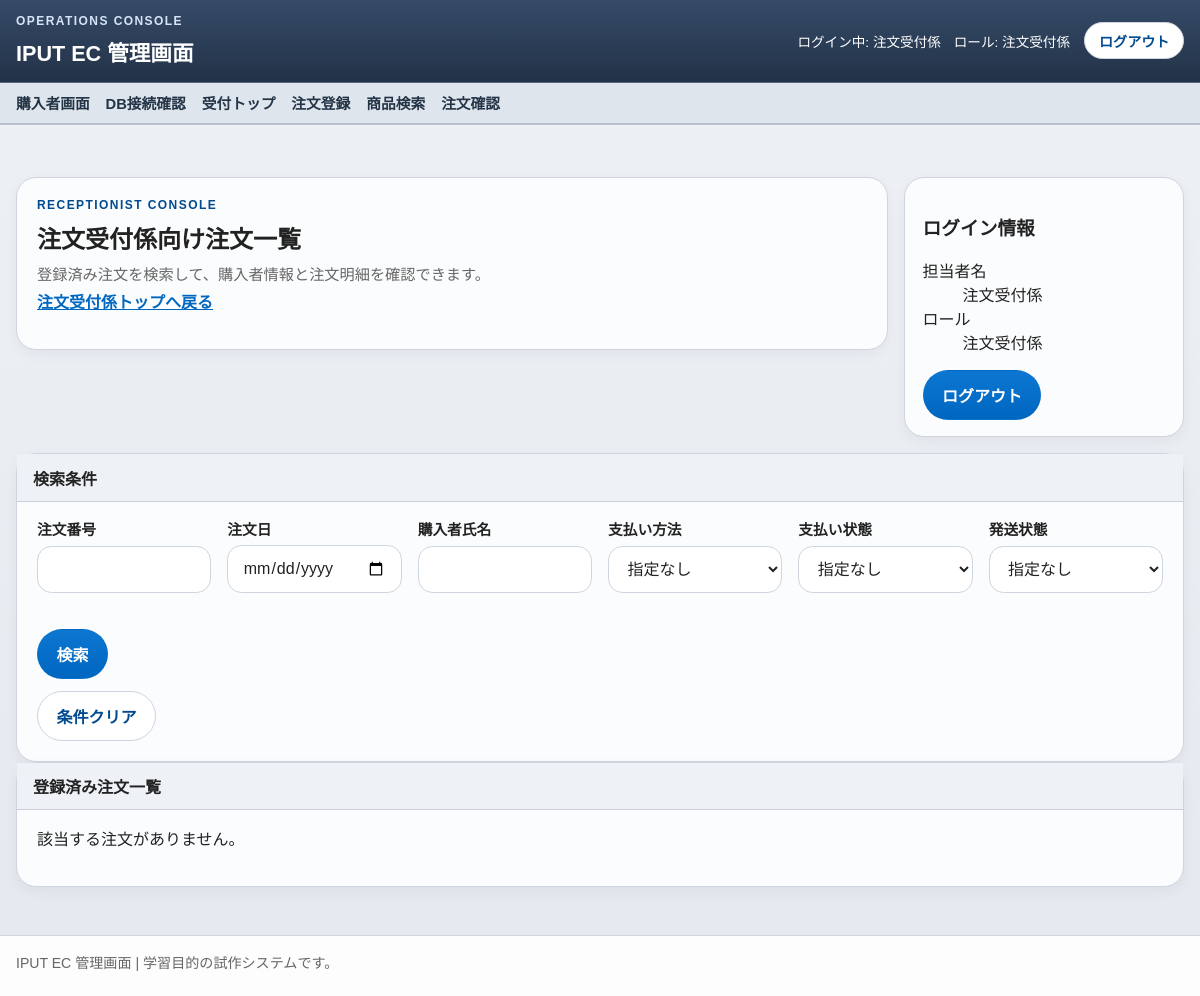
Page /staff/receptionist/orders (signed in) on the earlier database version.
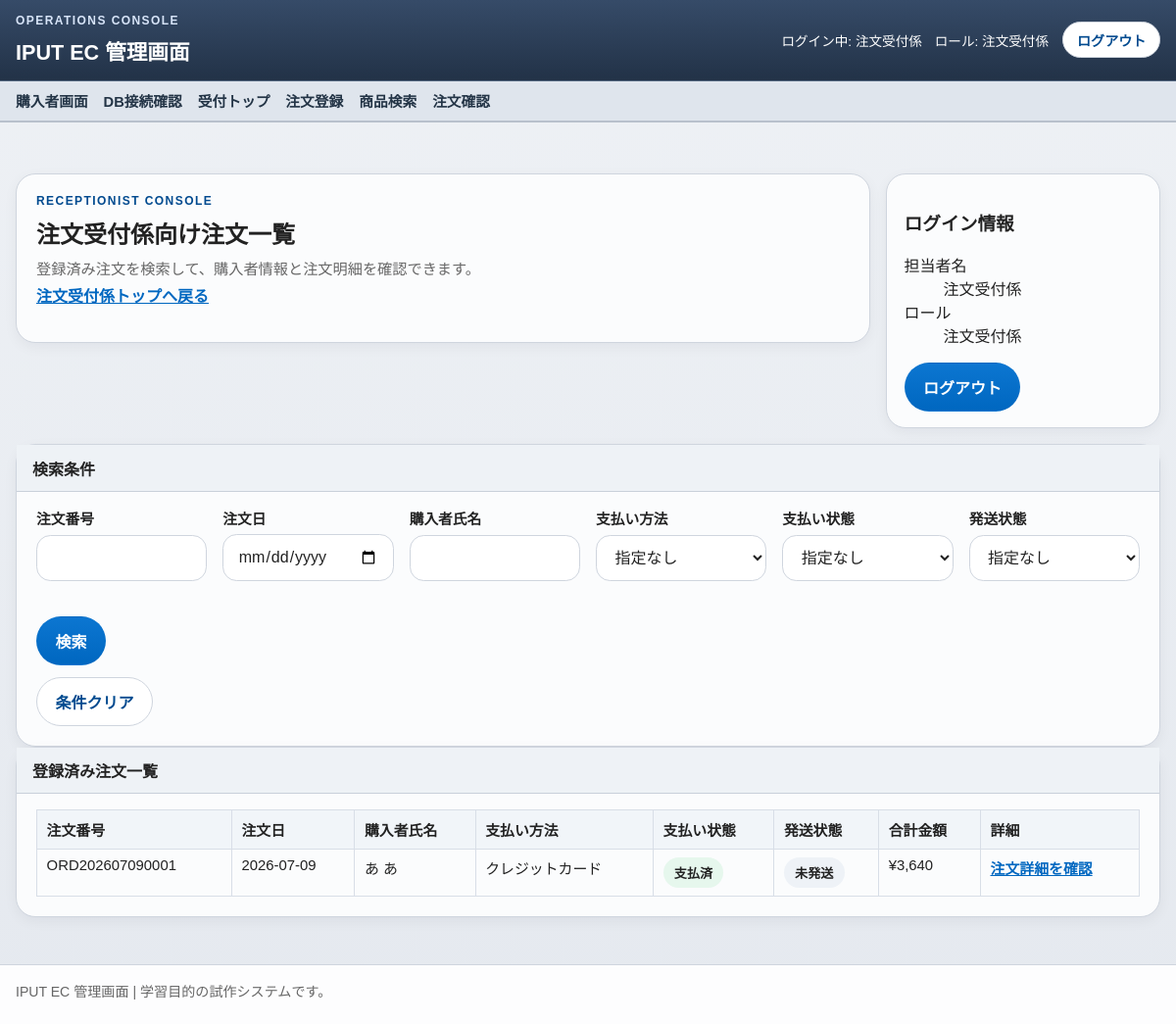
Same page on the later database version.
### tables this page shows
CREATE TABLE orders (
    id INTEGER PRIMARY KEY AUTOINCREMENT,
    order_no TEXT NOT NULL UNIQUE,
    order_date TEXT NOT NULL,
    customer_name TEXT NOT NULL,
    customer_address TEXT NOT NULL,
    customer_contact TEXT NOT NULL,
    order_type TEXT NOT NULL CHECK (order_type IN ('phone_fax', 'online')),
    payment_method TEXT NOT NULL CHECK (payment_method IN ('bank', 'convenience', 'cod', 'credit')),
    payment_status TEXT NOT NULL CHECK (payment_status IN ('unpaid', 'paid')),
    shipping_status TEXT NOT NULL CHECK (shipping_status IN ('unshipped', 'shipped')),
    subtotal INTEGER NOT NULL DEFAULT 0,
    fee INTEGER NOT NULL DEFAULT 0,
    shipping_fee INTEGER NOT NULL DEFAULT 0,
    total_amount INTEGER NOT NULL DEFAULT 0,
    created_at TEXT NOT NULL DEFAULT CURRENT_TIMESTAMP,
    updated_at TEXT NOT NULL DEFAULT CURRENT_TIMESTAMP
);

### app/Views/staff/reception_orders.php (the view, shortened to what the changed rows need)
<section class="staff-hero">
    <div class="panel">
        <h2>注文受付係向け注文一覧</h2>
    </div>
</section>
<section class="panel">
    <div class="panel-heading-bar">
        <h3>登録済み注文一覧</h3>
    </div>
    <?php if ($orders === []): ?>
        <p class="empty-state">該当する注文がありません。</p>
    <?php else: ?>
        <div class="table-wrap">
            <table class="data-table admin-data-table">
                <thead>
                    <tr>
                        <th>注文番号</th>
                        <th>注文日</th>
                        <th>購入者氏名</th>
                        <th>支払い方法</th>
                        <th>支払い状態</th>
                        <th>発送状態</th>
                        <th>合計金額</th>
                        <th>詳細</th>
                    </tr>
                </thead>
                <tbody>
                    <?php foreach ($orders as $order): ?>
                        <tr>
                            <td><?= e((string) $order['order_no']) ?></td>
                            <td><?= e(substr((string) $order['order_date'], 0, 10)) ?></td>
                            <td><?= e((string) $order['customer_name']) ?></td>
                            <td><?= e((string) $order['payment_method_label']) ?></td>
                            <td><span class="admin-status-chip"><?= e((string) $order['payment_status_label']) ?></span></td>
                            <td><span class="admin-status-chip muted"><?= e((string) $order['shipping_status_label']) ?></span></td>
                            <td>¥<?= number_format((int) $order['total_amount']) ?></td>
                            <td><a class="text-link" href="<?= e(app_path('/staff/receptionist/orders/' . (string) $order['order_no'])) ?>">注文詳細を確認</a></td>
                        </tr>
                    <?php endforeach; ?>
                </tbody>
            </table>
        </div>
    <?php endif; ?>
</section>

### app/Views/layouts/header.php (shortened to what the changed rows need)
<?php
$adminApplicationName = (string) config('app.admin_name', 'IPUT EC 管理画面');
$authUser = $_SESSION['auth'] ?? null;
$currentPath = current_path();
$isAdminArea = $currentPath === '/login'
    || str_starts_with($currentPath, '/staff')
    || str_starts_with($currentPath, '/system');
$isCustomerArea = !$isAdminArea;
$bodyClass = $isAdminArea ? 'admin-shell admin-page' : 'customer-shell public-page';
$serviceName = (string) config('app.customer_ui.service_name', 'IPUT EC');
$shippingCopy = (string) config('app.customer_ui.shipping_copy', '');
$searchQuery = trim((string) ($_GET['name'] ?? ''));
$selectedCategory = trim((string) ($_GET['category'] ?? ''));
$headerCategoryOptions = isset($categoryOptions) && is_array($categoryOptions) ? array_slice($categoryOptions, 0, 16) : [];
$favoriteCount = 0;
$customerUtilityLinks = [
    ['label' => sprintf('お気に入り商品%s', $favoriteCount > 0 ? ' (' . $favoriteCount . ')' : ''), 'url' => '/favorites', 'icon' => 'heart'],
    ['label' => 'サイトマップ', 'url' => '/sitemap', 'icon' => 'map'],
    ['label' => '店舗のご案内', 'url' => '/stores', 'icon' => 'store'],
];
$cartCount = 0;
$subtotal = 0;
$currentRole = (string) (($authUser['role'] ?? ''));
$adminMenu = [
    'receptionist' => [
        ['label' => '受付トップ', 'url' => '/staff/receptionist'],
        ['label' => '注文登録', 'url' => '/staff/receptionist/orders/new'],
        ['label' => '商品検索', 'url' => '/staff/receptionist/products'],
        ['label' => '注文確認', 'url' => '/staff/receptionist/orders'],
    ],
    'accountant' => [
        ['label' => '会計トップ', 'url' => '/staff/accountant'],
        ['label' => '注文検索', 'url' => '/staff/accountant/orders'],
    ],
    'shipper' => [
        ['label' => '発送トップ', 'url' => '/staff/shipper'],
        ['label' => '未発送一覧', 'url' => '/staff/shipper/orders'],
    ],
    'product_manager' => [
        ['label' => '商品管理トップ', 'url' => '/staff/product-manager'],
        ['label' => '商品一覧', 'url' => '/staff/product-manager/products'],
        ['label' => '新規追加', 'url' => '/staff/product-manager/products/new'],
    ],
];
?>
<!DOCTYPE html>
<html lang="ja">
<head>
    <link rel="stylesheet" href="<?= e(app_path('/assets/css/style.css')) ?>">
</head>
<body class="<?= e($bodyClass) ?>" data-app-base-path="<?= e(app_base_path()) ?>">
<?php if ($isCustomerArea): ?>
    <header class="site-header customer-header">
        <div class="customer-utility-bar">
            <div class="container customer-utility-inner">
                <nav class="customer-utility-links" aria-label="補助メニュー">
                    <?php foreach ($customerUtilityLinks as $link): ?>
                        <?php $isFavoriteUtilityLink = (string) $link['url'] === '/favorites'; ?>
                        <a href="<?= e(app_path((string) $link['url'])) ?>" <?= $isFavoriteUtilityLink ? 'data-favorite-link' : '' ?>>
                            <i data-lucide="<?= e((string) $link['icon']) ?>" aria-hidden="true"></i>
                            <span <?= $isFavoriteUtilityLink ? 'data-favorite-label' : '' ?>><?= e((string) $link['label']) ?></span>
                        </a>
                    <?php endforeach; ?>
                </nav>
                <div class="customer-utility-status">
                    <span><?= e($shippingCopy) ?></span>
                </div>
            </div>
        </div>
        <div class="customer-search-row">
            <div class="container customer-search-inner">
                <a class="customer-brand-link" href="<?= e(app_path('/')) ?>">
                    <strong><?= e($serviceName) ?></strong>
                </a>
                <form class="customer-search-form" method="get" action="<?= e(app_path('/products')) ?>" role="search">
                    <label class="sr-only" for="header-category">カテゴリ</label>
                    <select id="header-category" name="category" class="customer-search-category">
                        <option value="">カテゴリ</option>
                        <?php foreach ($headerCategoryOptions as $category): ?>
                            <option value="<?= e((string) $category['value']) ?>" <?= $selectedCategory === (string) $category['value'] ? 'selected' : '' ?>>
                                <?= e((string) $category['value']) ?>
                            </option>
                        <?php endforeach; ?>
                    </select>
                    <label class="sr-only" for="global-search">商品検索</label>
                    <input id="global-search" type="text" name="name" value="<?= e($searchQuery) ?>" placeholder="ここにキーワードを入力">
                    <button class="button-link button-submit" type="submit">
                        <i data-lucide="search" aria-hidden="true"></i>
                        検索
                    </button>
                </form>
                <a class="customer-cart-link <?= $cartCount < 1 ? 'is-empty' : '' ?>" href="<?= e(app_path('/cart')) ?>">
                    <i data-lucide="shopping-cart" aria-hidden="true"></i>
                    <strong><?= e((string) $cartCount) ?></strong>
                    <?= $cartCount > 0 ? '<span>¥' . number_format((int) $subtotal) . '</span>' : '' ?>
                </a>
            </div>
        </div>
        <div class="customer-nav-wrap">
            <div class="container customer-nav-inner">
                <nav class="site-nav customer-nav" aria-label="主要メニュー">
                    <a href="<?= e(app_path('/')) ?>"><i data-lucide="home" aria-hidden="true"></i>トップ</a>
                    <a href="<?= e(app_path('/products')) ?>"><i data-lucide="grid-3x3" aria-hidden="true"></i>商品一覧</a>
                    <a href="<?= e(app_path('/cart')) ?>"><i data-lucide="shopping-cart" aria-hidden="true"></i>カート</a>
                    <a href="<?= e(app_path('/checkout')) ?>"><i data-lucide="clipboard-check" aria-hidden="true"></i>ご注文手続き</a>
                </nav>
                <p class="customer-speed-copy">日本全国スピードお届け実施中</p>
            </div>
        </div>
    </header>
<?php else: ?>
    <header class="site-header admin-header">
        <div class="admin-header-top">
            <div class="container admin-header-top-inner">
                <div class="admin-brand-block">
                    <h1><?= e($adminApplicationName) ?></h1>
                </div>
            </div>
        </div>
        <div class="admin-header-nav-wrap">
            <div class="container">
                <nav class="site-nav admin-nav" aria-label="業務メニュー">
                    <a href="<?= e(app_path('/')) ?>">購入者画面</a>
                    <a href="<?= e(app_path('/system/db-check')) ?>">DB接続確認</a>
                    <?php foreach (($adminMenu[$currentRole] ?? []) as $menuItem): ?>
                        <a href="<?= e(app_path((string) $menuItem['url'])) ?>"><?= e((string) $menuItem['label']) ?></a>
                    <?php endforeach; ?>
                </nav>
            </div>
        </div>
    </header>
<?php endif; ?>
<main class="container page-content">

Differences in the rows shown:
added orders: order_no "ORD202607090001", order_date "2026-07-09", customer_name "あ あ", payment_method_label "クレジットカード", payment_status_label "支払済", shipping_status_label "未発送", total_amount "3,640"
Other differences:
text no longer shown: "該当する注文がありません。"
text now shown: "注文番号 注文日 購入者氏名 支払い方法 支払い状態 発送状態 合計金額 詳細"
